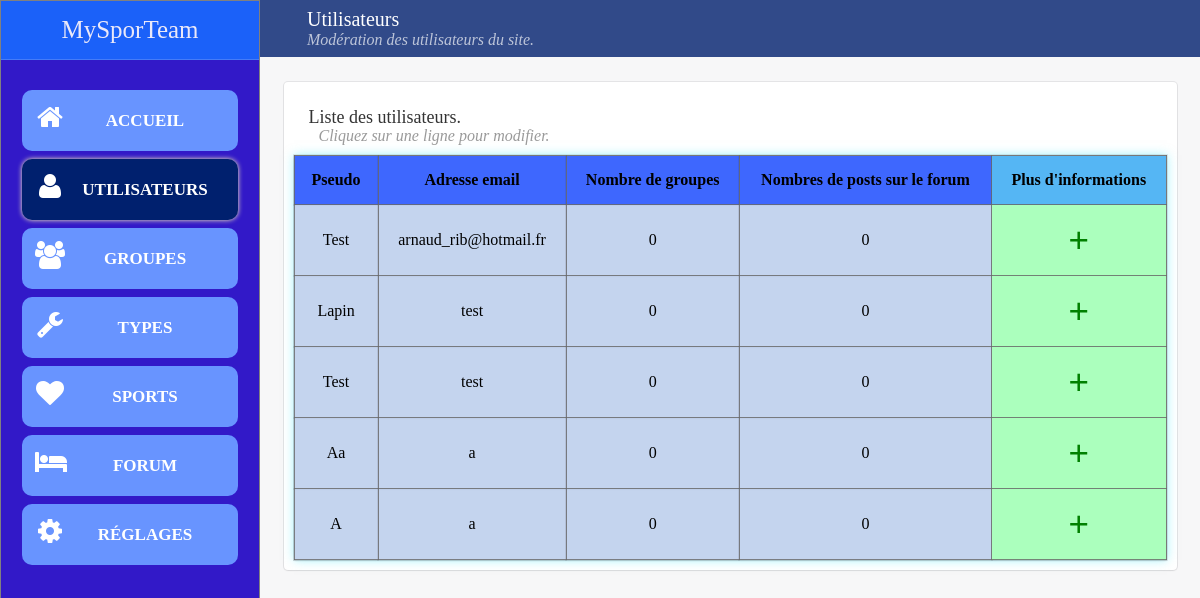
The page /admin/user on the database as committed earlier.
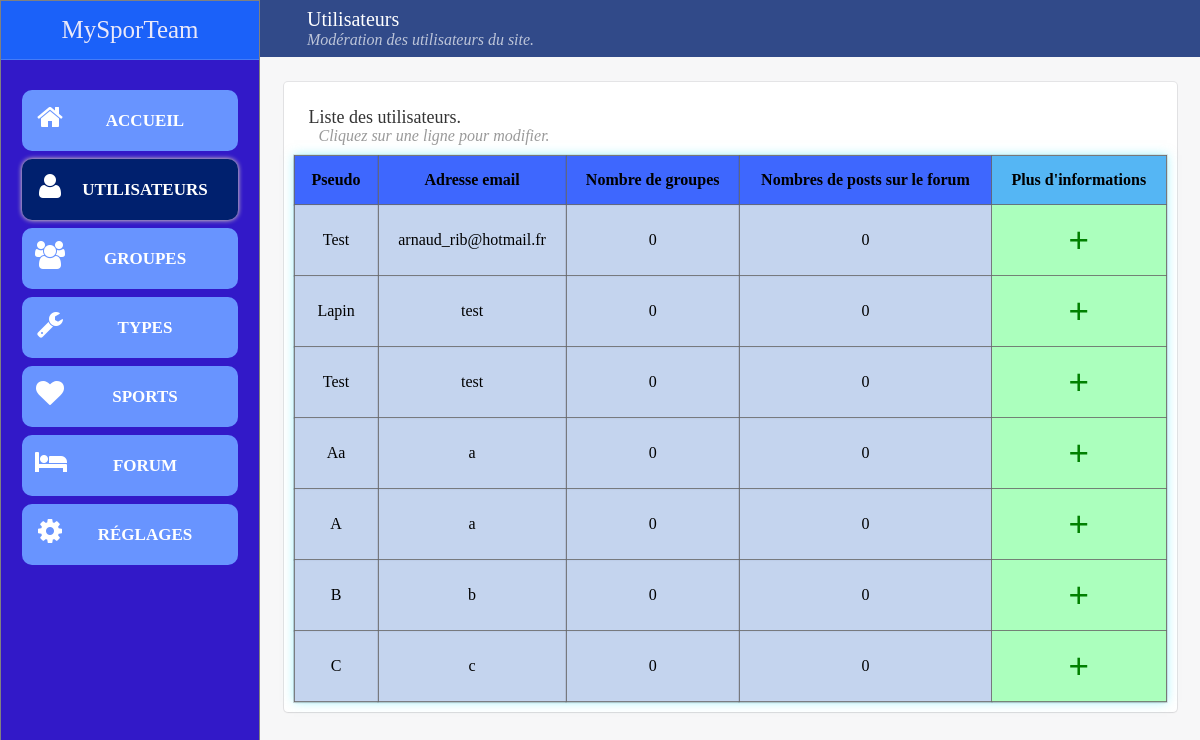
The same page on the database as committed later.
### tables this page shows
CREATE TABLE `utilisateur` (
  `id` int(11) unsigned NOT NULL AUTO_INCREMENT,
  `nom` char(254) DEFAULT NULL,
  `prénom` char(254) DEFAULT NULL,
  `email` varchar(100) DEFAULT NULL,
  `sexe` char(1) DEFAULT NULL,
  `mot_de_passe` varchar(10000) DEFAULT NULL,
  `adresse` varchar(1000) DEFAULT NULL,
  `numero_telephone` int(10) unsigned DEFAULT NULL,
  `naissance` date DEFAULT NULL,
  `pseudo` char(254) DEFAULT NULL,
  `admin_util` tinyint(1) unsigned DEFAULT NULL,
  `id_photo` int(11) unsigned DEFAULT NULL,
  `id_ville` int(11) unsigned DEFAULT NULL,
  PRIMARY KEY (`id`),
  KEY `id_photo` (`id_photo`),
  KEY `id_ville` (`id_ville`),
  CONSTRAINT `utilisateur_ibfk_1` FOREIGN KEY (`id_photo`) REFERENCES `photo` (`id`),
  CONSTRAINT `utilisateur_ibfk_2` FOREIGN KEY (`id_ville`) REFERENCES `city` (`id`)
);

### controller/AdminController.php (called while the page is built, shortened)
<?php
require_once 'config/Vue.php';
require_once 'model/UserModele.php';
class AdminController
{
  private $user;
  function __construct()
  {
    $this->user=new UserModele();
  }
  public function loadBackOfficeUser()
  {
    $users=$this->user->getDataUsers()->fetchAll();
    $nbGroupeUsers=$this->user->getNbGroupeUsers($users);
    $nbPostUsers=$this->user->getNbPostUsers($users);
    $vue=new Vue("BackOfficeUtilisateur","Admin",['font-awesome.css', 'admin.css'], ['Admin/admin.js']);
    $vue->loadbackoffice(['users'=>$users, 'nbGroupeUsers'=>$nbGroupeUsers, 'nbPostUsers'=>$nbPostUsers]);
  }
}

### index.php (called while the page is built)
<?php
require_once("config/Route.php");
$route=new Route;
$route->getPage();

### model/UserModele.php (called while the page is built, shortened)
<?php
require_once 'config/connectBDD.php';
class UserModele extends BaseDeDonnes
{
  function getDataUsers(){
    $sql="SELECT * FROM utilisateur";
    $resultat=$this->requeteSQL($sql);
    return $resultat;
  }
  function getNbGroupeUsers($users){
    foreach ($users as $key => $value) {
      $sql = "SELECT COUNT(*) as nbGroupesUser FROM utilisateur_groupe WHERE id_utilisateur=?";
      $resultat=$this->requeteSQL($sql, [$value['id']])->fetchAll();
      $allresults[$value['id']]=$resultat[0]['nbGroupesUser'];
    }
    return $allresults;
  }
  function getNbPostUsers($users){
    foreach ($users as $key => $value) {
      $sql = "SELECT COUNT(*) as nbPostsUser FROM message WHERE id_utilisateur=?";
      $resultat=$this->requeteSQL($sql, [$value['id']])->fetchAll();
      $allresults[$value['id']]=$resultat[0]['nbPostsUser'];
    }
    return $allresults;
  }
}

### config/connectBDD.php (called while the page is built, shortened)
<?php
class BaseDeDonnes
{
  private $servername = "localhost";
  private $username = "root";
  private $password = "";
  private $dbname = "MySporTeamBDD";
  private $db;
  function connectBDD(){
    if ($this->db==null){
      $this->db = new PDO("mysql:host=$this->servername;dbname=$this->dbname;charset=utf8", $this->username, $this->password);
      $this->db->setAttribute(PDO::ATTR_DEFAULT_FETCH_MODE, PDO::FETCH_ASSOC);
    }
    return $this->db;
  }
  function requeteSQL($sql, $parametres=[]){
      try {
        if (empty($parametres)){
          return $this->connectBDD()->query($sql);
        }else{
          $query=$this->connectBDD()->prepare($sql);
          $query->execute($parametres);
          return $query;
        }
      } catch (Exception $e) {
        echo $e->getMessage();
      }
  }
}

### view/Admin/VueBackOfficeUtilisateur.php (the view, shortened to what this page needs)
<div class="sidebar">
  <a href="<?php goToPage('Accueil')?>">
  <div class="TitreSite">
    MySporTeam
  </div>
</a>
  <ul class="menu">
    <a href="<?php goToPage('backoffice')?>">
      <li class="nextline">
          <i class="fa fa-home"></i>
          <p>Accueil</p>
      </li>
    </a>
    <a href="<?php goToPage('backofficeuser')?>">
      <li class="nextline active">
          <i class="fa fa-user"></i>
          <p>Utilisateurs</p>
      </li>
    </a>
    <a href="<?php goToPage('backofficegroupe')?>">
      <li class="nextline">
          <i class="fa fa-users"></i>
          <p>Groupes</p>
      </li>
    </a>
    <a href="<?php goToPage('backofficetype')?>">
      <li class="nextline">
          <i class="fa fa-wrench"></i>
          <p>Types</p>
      </li>
    </a>
    <a href="<?php goToPage('backofficesport')?>">
      <li class="nextline">
          <i class="fa fa-heart"></i>
          <p>Sports</p>
      </li>
    </a>
    <a href="<?php goToPage('backofficeforum')?>">
      <li class="nextline">
          <i class="fa fa-bed"></i>
          <p>Forum</p>
      </li>
    </a>
    <a href="<?php goToPage('backofficereglage')?>">
      <li class="nextline">
          <i class="fa fa-cog"></i>
          <p>Réglages</p>
      </li>
    </a>
  </ul>
</div>
<div class="main-panel">
  <div class="navbar navbar-header">
    <p class="title">Utilisateurs</p>
    <i class="subtitle">Modération des utilisateurs du site.</i>
  </div>
  <div class="block95 card">
    <div class="header">
      <h4 class="title">Liste des utilisateurs.</h4>
      <p class="sousheader">
        <i> Cliquez sur une ligne pour modifier. </p>
    </div>
    <div class="content_tableau">
      <table>
        <tr class="header_tableau">
          <th>Pseudo</th>
          <th>Adresse email</th>
          <th>Nombre de groupes</th>
          <th>Nombres de posts sur le forum</th>
          <th style="background-color:rgb(85, 182, 244);">Plus d'informations</th>
        </tr>
        <?php foreach ($users as $key => $value): ?>
            <tr>
              <td><?php echo ucfirst($value['pseudo']) ?></td>
              <td class="centre"><?php echo $value['email'] ?></td>
              <td><?php echo $nbGroupeUsers[$value['id']] ?></td>
              <td><?php echo $nbPostUsers[$value['id']] ?></td>
              <td id="<?php echo $value['id']?>" class="infoCell" onclick="modalinfo(this)"><p class="plusButton" style="top:65px;">+</p></td>
            </tr>
        <?php endforeach; ?>
      </table>
    </div>
  </div>
</div>

### config/Route.php (shortened to what this page needs)
<?php
require_once('controller/GroupeController.php');
require_once('controller/AdminController.php');
class Route
{
  private $ctr;
  private $params;
  function __construct()
  {
    $this->ctr =[
      'Accueil' => new AccueilController,
      'User'=> new UserController,
      'Groupe'=> new GroupeController,
      'Forum'=> new ForumController,
      'Sport'=> new SportController,
      'Admin'=> new AdminController
    ];
  }
  function getPage(){
    $json = file_get_contents("config/Route.json", "r");
    $obj = json_decode($json, true);
    if(isset($_GET['p'])){
      foreach ($obj as $key => $value) {
        $value=preg_replace("/{[^}]*}/", "([a-zA-Z0-9]+)", $value);
        $value = "#^".$value."$#";
        if (preg_match($value, $_GET['p'], $this->params)){
          $url = $key;
          $this->loadController($url);
        }
      }
    } else {
      $this->loadController('Accueil');
    }
  }
  function loadController($page){
    switch ($page) {
      case 'backofficeuser':
        $this->ctr['Admin']->loadBackOfficeUser();
        break;
    }
  }
}
function goToPage($nom, $params=[]){
  $json = file_get_contents("config/Route.json", "r");
  $obj = json_decode($json, true);
  $url=$obj[$nom];
  echo "/".$url;
}

### asset/template/templatebackoffice.php (shortened to what this page needs)
<!DOCTYPE html>
<html>
<head>
  <?php
  $this->loadcss(); ?>
</head>
<body>
<div class="General">
  <?php include($this->fichier); ?>
</div>
</body>
</html>

### config/Vue.php (shortened to what this page needs)
<?php
class Vue
{
  private $nomcss;
  function __construct($page, $controller, $nomcss=[], $nomjs=[])
  {
    $this->nomcss=$nomcss;
  }
  function loadbackoffice($parametres=[]){
    require('asset/template/templatebackoffice.php');
  }
  function loadcss(){
    foreach ($this->nomcss as $nom) {
      echo '<link rel="stylesheet" href="/asset/css/'.$nom.'">';
    }
    }
  }

### asset/css/admin.css (style rules this page uses)
* { margin:0; padding: 0; border: 0; box-sizing:border-box; }
.centre { text-align:center; }
.General { position: relative; top: 0; height: 100vh; }
.sidebar { position: relative; max-height: none; min-height: 100%; overflow: hidden; width: 260px; z-index: 4; }
.sidebar, .main-panel { overflow: auto; max-height: 100%; height: 100%; -webkit-transition-property: top,bottom; transition-property: top,bottom; -webkit-transition-duration: .2s,.2s; transition-duration: .2s,.2s; -webkit-transition-timing-function: linear,linear; transition-timing-function: linear,linear; -webkit-overflow-scrolling: touch; }
.sidebar { position: absolute; top: 0; bottom: 0; left: 0; width: 260px; display: block; z-index: 1; color: #fff; font-weight: 200; background-size: cover; background-position: center center; background-color:rgba(28, 1, 194, 0.9); border:1px grey solid; }
.main-panel { background: rgba(203, 203, 210, 0.15); position: relative; z-index: 2; float: right; width: calc(100% - 260px); min-height: 100%; }
.navbar-header { background-color: rgba(0, 32, 110, 0.80); border-bottom: 1px solid rgba(0, 0, 0, 0.1); padding:8px; padding-left:5%; color:white; }
.navbar { border: 0; font-size: 16px; border-radius: 0; }
.TitreSite { text-align:center; font-size:25px; padding:15px; opacity:0.9; background-color:rgb(25, 105, 255); border-bottom: 1px solid rgba(255, 255, 255, 0.2); margin-bottom:30px; }
.menu { width:90%; margin:0 auto; text-align:center; }
.sidebar .menu p { margin: 0; line-height: 35px; font-size: 17px; font-weight: 600; text-transform: uppercase; }
.sidebar .menu i { font-size: 28px; float: left; line-height: 30px; width: 30px; text-align: center; }
.sidebar a { color: #FFFFFF; text-decoration:none; border-radius:10px; }
.sidebar .menu li.active { color: #FFFFFF; opacity: 1; background: rgb(0, 32, 110); box-shadow:0 0 5px rgb(255, 247, 180); }
ul { text-decoration:none; list-style-type: none; }
.nextline { margin:8px; padding:13px; background-color:rgb(104, 148, 255); border-radius:10px; transition:1s all ease; }
.navbar p { font-size:20px; }
.subtitle { color:rgba(255, 255, 255, 0.68); }
.block95 { width:95%; margin:25px auto; padding:10px; }
.content_tableau { background-color:rgba(201, 201, 201, 1); box-shadow: 0px 0px 10px rgba(76, 232, 249, 0.51); }
.card { border-radius: 4px; box-shadow: 0 1px 2px rgba(0, 0, 0, 0.05), 0 0 0 1px rgba(63, 63, 68, 0.1); background-color: #FFFFFF; margin-bottom: 30px; }
.card .header { padding: 10px 15px 10px; }
.card .title { margin: 0; color: #333333; font-weight: 300; }
.card .sousheader { margin-top:-5px; font-size: 16px; font-weight: 400; color: #9A9A9A; margin-bottom: 0px; padding-left:10px; }
h4, .h4 { font-size: 18px; line-height: 30px; }
table, td, th { border:1px rgba(105, 105, 105, 0.81) solid; box-shadow: 0 1px 2px rgba(0, 0, 0, 0.05), 0 0 0 1px rgba(63, 63, 68, 0.1); text-align: left; }
table { border-collapse: collapse; width: 100%; font-style:normal; }
tr { background-color:rgba(195, 218, 254, 0.71); transition:2s all ease; }
th, td { text-align:center; padding: 15px; }
.header_tableau { background-color: rgb(62, 103, 254); }
td .plusButton { font-family:Arial; font-style:normal; font-size:35px; color:green; transition:all 0.4s ease; cursor:pointer; }
.infoCell { background-color:rgb(171, 255, 189); transition:2s all ease; }
.fa::before { display:inline-block; vertical-align:top; }

Rows that differ between the two databases and show on the page:
added utilisateur: pseudo "B", email "b", id "0"
added utilisateur: pseudo "C", email "c", id "0"
